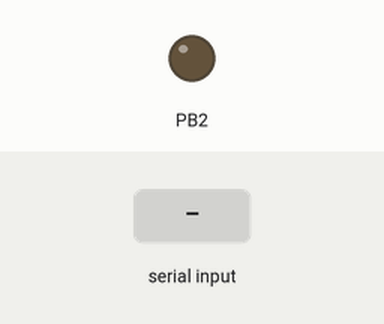
A sketch run on a simulated ATtiny85, built with avr-gcc and run on an emulated ATtiny85. On the bench: output pins drawn as LEDs (lit = HIGH). Inputs (shaded band) come from the test bench.

Above: at 1.2 s.
1.3 s: "1" received over the second serial link
At 2.2 s:
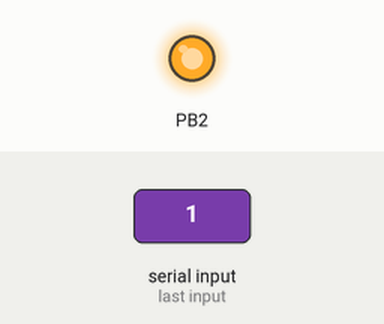
Timing chart, 0 to 4.3 s (numbered marks = the images above; inputs shaded):
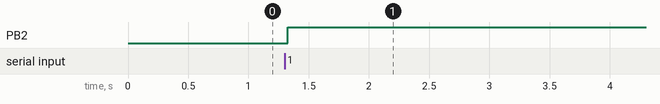

Measured:
- after the input at 1.3 s, PB2: LOW → HIGH at once

The sketch:

ATTINY85_2SerialTest12092023.ino
```cpp
/**
  Notes on the matter of 2 Software Serials.
  It appears that whatever of the 2 Serials gets its begin() call last, is the only one that the
  ATTINY will detect when transmitting. But BOTH Serials will still recieve. The first to have
  begin() called will still receive. The other that is not the last to have begin() or listen() used
  will not respond to any input.
  ATTiny25/45/85 Pin map with CE_PIN 3 and CSN_PIN 4
 *                         +-\/-+
 *       PB5  1|o   |8  Vcc ---
 *   --- PB3  2|    |7  PB2 ---
 *   --- PB4  3|    |6  PB1 ---
 *   --- GND  4|    |5  PB0 ---
 *                         +----+
*/

#include <SoftwareSerial.h>
#define RX1    PB3   // Physical Pin 2
#define TX1    PB4   // Pin 3
#define RX2    PB0   // Physical Pin 5
#define TX2    PB1   // Pin 6
SoftwareSerial mySerial1(RX1, TX1);  // Pins 2 and 3 in the order of RX TX
SoftwareSerial mySerial2(RX2, TX2);  // Pins 5 and 6 in the order of RX TX
void setup() {
  pinMode(PB2, OUTPUT);
  mySerial1.begin(9600);    // Not entirely needed
  mySerial1.write("Starting");
  mySerial2.begin(9600);
  mySerial2.write("Starting");
  digitalWrite(PB2, LOW );
  mySerial1.begin(9600);    // Seems whoever has the last "begin" is the one that works, so this one is going to be the listener
  mySerial1.write("Boogaloo");
}
uint8_t b[32];
void loop() {
    if(mySerial1.available() > 0) {       // Incoming from the first serial
      mySerial1.readBytes(b, mySerial1.available());
      digitalWrite(PB2, HIGH );
      mySerial1.flush();
      mySerial2.print((char*)b);      // Send information to the other serial
      mySerial2.flush();
      mySerial2.listen();
    }  // if
  // If there is anything needing to be done with the incoming data before sending it out, here is the place to do it.
    if(mySerial2.available() > 0) {
      mySerial2.readBytes(b, mySerial2.available());
      digitalWrite(PB2, LOW );
      mySerial2.flush();
      mySerial1.print((char*)b);      // Send back to the first Serial.
      mySerial1.flush();
      mySerial1.listen();             // And now back to the first Serial listening.
    }
  delay(100);
}
```
